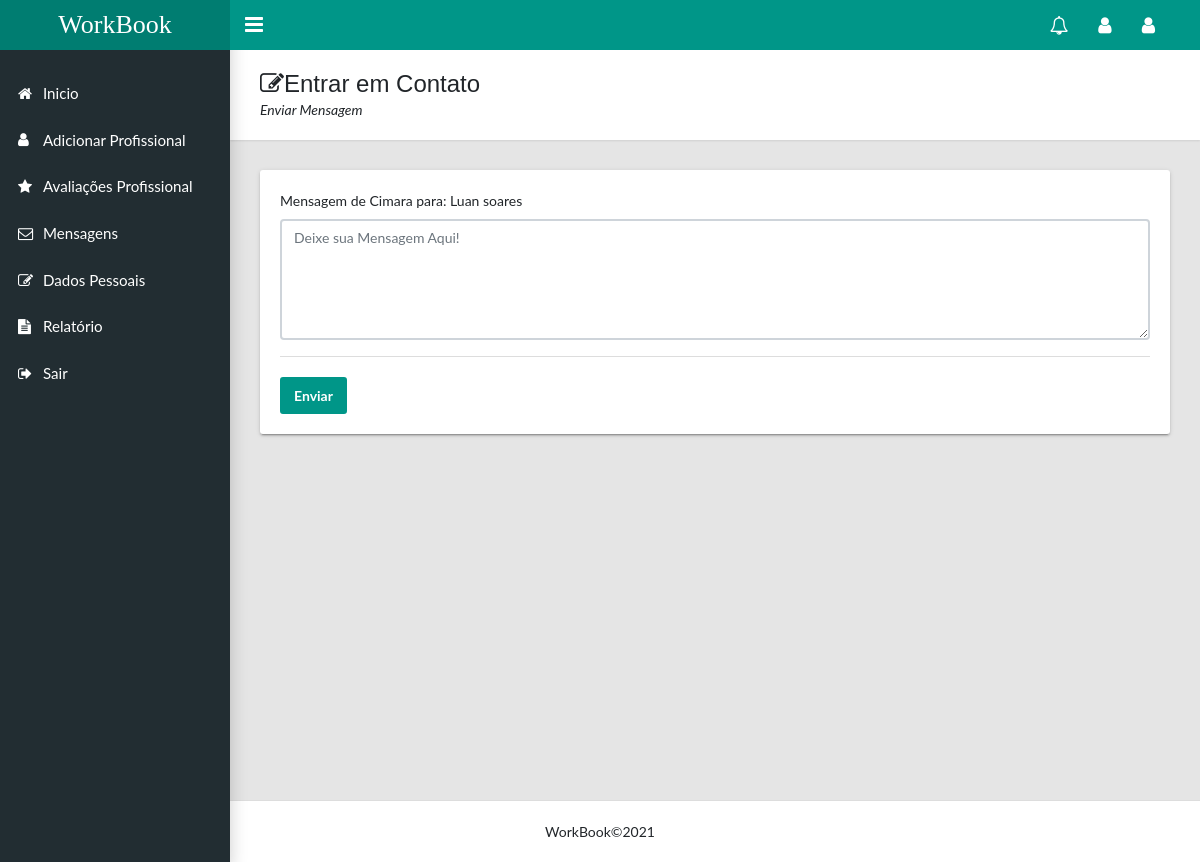
/mensagem/enviarMensagem/2 (signed in), run on an earlier commit of the app's database.
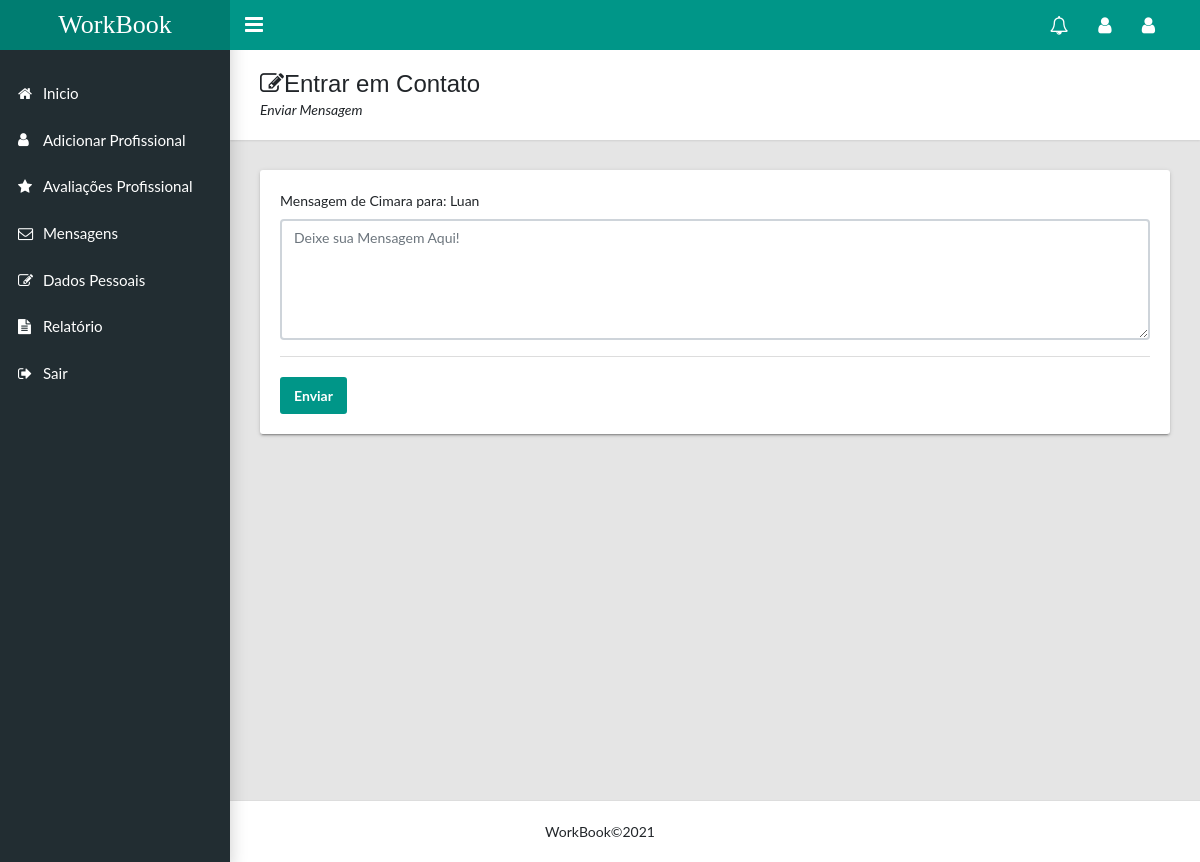
And on a later commit of the database.
### usuario/models.py (models this page shows, shortened)
class Profissional(models.Model):
    profissao = models.CharField('Profissao',max_length=250)
    categoria = models.ManyToManyField(Categoria)
    slug = models.SlugField('Atalho', unique=True, blank=True, null=True)
    descricao = models.CharField('descricao', max_length=250)
    imagem = models.ImageField(upload_to='fotos/%Y/%m/', blank=True, null=True)
    user = models.OneToOneField(to=settings.AUTH_USER_MODEL, on_delete=models.CASCADE, related_name='profile')
    """def clean(self):
       model = self.__class__
       if model.objects.count() > 0 and self.slug != model.objects.get().slug:
            raise ValidationError("Você já tem um perfil profissional cadastrado.")"""
    class Meta:
        verbose_name = 'Perfil'
        verbose_name_plural = 'Perfis'
        ordering = ['id']

class Usuario(AbstractUser):
    telefone = models.CharField('telefone', max_length=15)
    imagem = models.ImageField(upload_to='fotosperfil/%Y/%m/', blank=True, null=True)
    cidade = models.CharField('cidade', max_length=40)
    rua = models.CharField('rua', max_length=60)
    uf = models.CharField('uf', max_length=2)
    bairro = models.CharField('bairro', max_length=40)
    is_staff = models.BooleanField(default=0)
    is_superuser = models.BooleanField(default=1)
    is_active = models.BooleanField(default=True)
    LOAN_STATUS = (
        ('profissional', 'Profissional'),
        ('cliente', 'Cliente'),
    )
    status = models.CharField(max_length=15, choices=LOAN_STATUS, blank=True)
    class Meta:
        db_table = 'usuario'
        verbose_name = 'Usuario'
        verbose_name_plural = 'Usuario'

### mensagem/views.py (the view)
# urls.py: path('enviarMensagem/<id>', views.enviarMensagem, name='enviarMensagem'),
@login_required(login_url='usuario:submit_login')
def enviarMensagem(request, id):
    usuario = get_object_or_404(Usuario, id=id)
    perfil = get_object_or_404(Profissional, user_id=usuario)
    user = request.user.id
    form = MensagemForm(request.POST)
    if form.is_valid():
        form.save()
        return redirect('listarMensagem')
    else:
        form = MensagemForm(request.POST)
    context = {
        'form': form,
        'perfil': perfil,
        'remetente': user
    }
    return render(request, 'enviarMensagem.html', context)

### mensagem/forms.py
class MensagemForm(ModelForm):
    class Meta:
        model = Mensagem
        fields = '__all__'

### mensagem/templates/enviarMensagem.html (shortened to what this page needs)
{% extends 'base.html' %}
{% block content %}
<main class="app-content">
    <div class="app-title">
        <div>
            <h1><i class="fa fa-edit"></i>Entrar em Contato</h1>
            <p>Enviar Mensagem</p>
        </div>
    </div>
    <div class="row">
        <div class="col-md-12">
            <div class="tile">
                <div class="row">
                    <div class="col-lg-12">
                        <form method="post" class="form">
                            <div class="row">
                                <div id="show_class" class="col-lg-12">
                                    <div class="form-group">
                                        <label for="id_texto">Mensagem de {{request.user.username}} para:</label>
                                        <label for="id_texto">{{perfil.user.username}}</label>
                                        <textarea name="texto" cols="140" rows="5" class="form-control"
                                                  required="" id="id_texto"
                                                  placeholder="Deixe sua Mensagem Aqui!"></textarea>
                                    </div>
                                    <div class="tile-footer">
                                        <button class="btn btn-primary" type="submit">Enviar</button>
                                    </div>
                                </div>
                            </div>
                        </form>
                    </div>
                </div>
            </div>
        </div>
    </div>
</main>
{% endblock %}

What changed in the data, as far as the page shows it:
changed Profissional: user.username "Luan soares" → "Luan"
